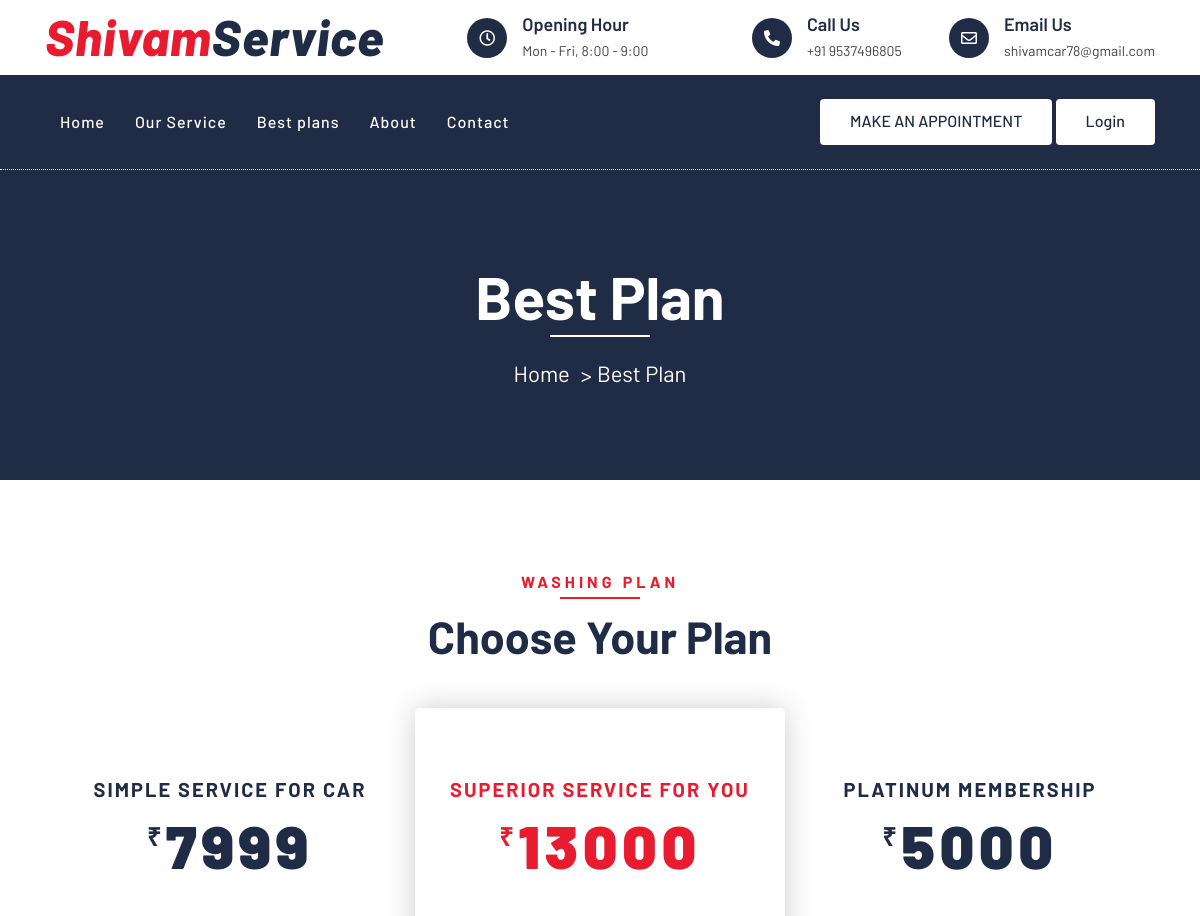
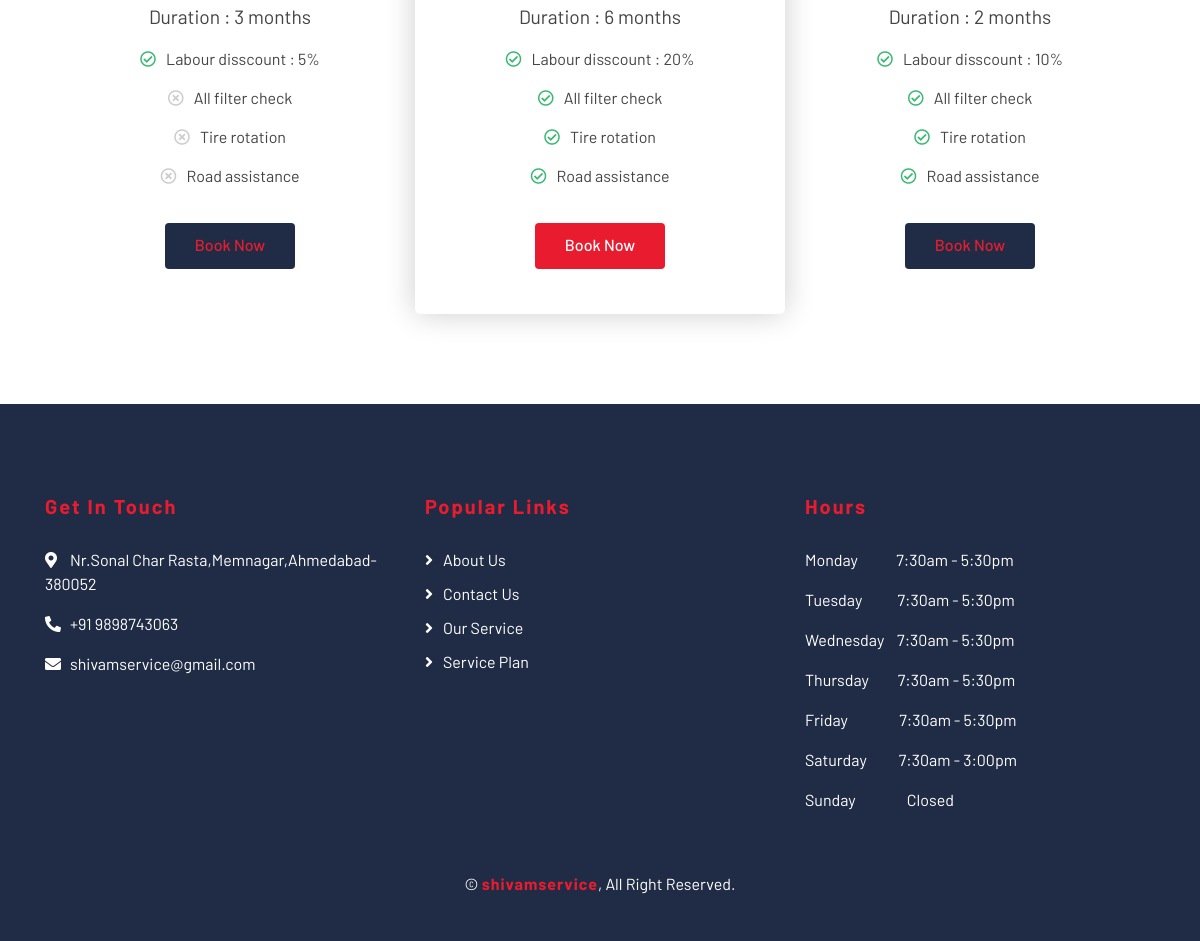
/bestplan.php, run on the app's committed database (2 pictures, top to bottom).
### tables this page shows
CREATE TABLE `membership_details` (
  `mem_details_id` int(5) NOT NULL,
  `mem_duration` int(2) NOT NULL,
  `mem_desc` varchar(100) NOT NULL,
  `Labour_discount` float NOT NULL,
  `all_filter_check` int(1) NOT NULL,
  `tire_rotation` int(1) NOT NULL,
  `no_road_assist` int(1) NOT NULL,
  `price` int(4) NOT NULL,
  `mem_name` varchar(255) DEFAULT NULL
);

### bestplan.php (the view)
<!DOCTYPE html>
<html lang="en">
<body>
    <?php require "top.php" ?>
    <div class="page-header">
        <div class="container">
            <div class="row">
                <div class="col-12">
                    <h2>Best Plan</h2>
                </div>
                <div class="col-12">
                    <a href="">Home</a>
                    <a href="">Best Plan</a>
                </div>
            </div>
        </div>
    </div>
    <div class="price">
        <div class="container">
            <div class="section-header text-center">
                <p>Washing Plan</p>
                <h2>Choose Your Plan</h2>
            </div>
            <div class="row">
                <?php
                $hilight_class = "featured-item";
                $cont = 1;
                $yes_class = "fa-check-circle";
                $no_class = "fa-times-circle";
                $select_mem = "SELECT * FROM membership_details ";
                $res = mysqli_query($con, $select_mem)  or die("quary failed:select_mem");
                if (mysqli_num_rows($res) > 0) {
                    while ($row =  mysqli_fetch_array($res)) {
                ?>
                        <div class="col-md-4">
                            <div class="price-item <?php if ($cont == 2) echo $hilight_class; ?>">
                                <br>
                                <div class="price-header">
                                    <h3>
                                        <?php $cont++;
                                        echo $row['mem_name']; ?>
                                    </h3>
                                    <h2><span>₹</span><strong>
                                            <?php echo $row['price']; ?>
                                        </strong></h2>
                                </div>
                                <div class="price-body">
                                    <ul>
                                        <li style="font-size: larger;">Duration :
                                            <?php echo $row['mem_duration']; ?> months
                                        </li>
                                        <li><i class="far fa-check-circle"></i>Labour disscount :
                                            <?php echo $row['Labour_discount'];  ?>%
                                        </li>
                                        <li><i class="far <?php if ($row['all_filter_check'] == 1) {
                                                                echo $yes_class;
                                                            } else {
                                                                echo $no_class;
                                                            } ?> "></i>All filter check</li>
                                        <li><i class="far <?php if ($row['tire_rotation'] == 1) {
                                                                echo $yes_class;
                                                            } else {
                                                                echo $no_class;
                                                            } ?>"></i>Tire rotation</li>
                                        <li><i class="far <?php if ($row['no_road_assist'] == 1) {
                                                                echo $yes_class;
                                                            } else {
                                                                echo $no_class;
                                                            } ?>"></i>Road assistance</li>
                                    </ul>
                                </div>
                                <div class="price-footer">
                                    <a class="btn btn-custom" href="payment.php?mid=<?php echo $row['mem_details_id'] ?>&purchase=1&mem_duration=<?php echo $row['mem_duration']; ?>&price=<?php echo $row['price']; ?>">Book Now</a>
                                </div>
                            </div>
                        </div>
                <?php
                    }
                }
                ?>
            </div>
        </div>
    </div>
    <?php require "foter.php" ?>

### css/style.css (style rules this page uses)
body { color: #444444; font-weight: 400; background: #ffffff; font-family: 'Barlow', sans-serif; overflow-x: hidden; }
h1, h2, h3, h4, h5, h6 { color: #202C45; }
a { color: #202C45; transition: .3s; }
.btn.btn-custom { padding: 10px 30px 12px 30px; text-align: center; font-size: 16px; font-weight: 500; color: #ffffff; background: #E81C2E; border: none; box-shadow: inset 0 0 0 0 #202C45; transition: ease-out 0.5s; -webkit-transition: ease-out 0.5s; -moz-transition: ease-out 0.5s; }
.page-header { position: relative; margin-bottom: 45px; padding: 90px 0; text-align: center; background: #202C45; border-top: 1px dotted #ffffff; }
.page-header h2 { position: relative; color: #ffffff; font-size: 60px; font-weight: 700; margin-bottom: 20px; padding-bottom: 5px; }
.page-header h2::after { position: absolute; content: ""; width: 100px; height: 2px; left: calc(50% - 50px); bottom: 0; background: #ffffff; }
.page-header a { position: relative; padding: 0 12px; font-size: 22px; color: #ffffff; }
.page-header a::after { position: absolute; content: ">"; width: 8px; height: 8px; top: -2px; right: -7px; text-align: center; color: #ffffff; }
.page-header a:last-child::after { display: none; }
.section-header { position: relative; width: 100%; max-width: 700px; margin: 0 auto 45px auto; }
.section-header p { display: inline-block; margin-bottom: 10px; padding-bottom: 5px; position: relative; font-size: 16px; font-weight: 700; letter-spacing: 4px; text-transform: uppercase; color: #E81C2E; }
.section-header p::after { position: absolute; content: ""; width: 50%; height: 2px; left: 25%; bottom: 0; background: #E81C2E; }
.section-header h2 { margin: 0; font-size: 45px; font-weight: 700; text-transform: capitalize; }
.price { position: relative; width: 100%; padding: 45px 0 15px 0; }
.price .row { padding: 0 15px; }
.price .col-md-4 { padding: 0; }
.price .price-item { position: relative; margin-bottom: 30px; background: #ffffff; border-radius: 5px; text-align: center; }
.price .featured-item { box-shadow: 0 0 30px rgba(0, 0, 0, .2); z-index: 1; }
.price .price-header { padding: 45px 0 30px 0; }
.price .price-header h3 { font-size: 20px; font-weight: 700; letter-spacing: 2px; text-transform: uppercase; }
.price .price-header h2 { display: flex; align-items: flex-start; justify-content: center; font-size: 60px; font-weight: 700; letter-spacing: 5px; }
.price .price-header h2 span { font-size: 25px; line-height: 55px; }
.price .price-item.featured-item h2, .price .price-item.featured-item h3 { color: #E81C2E; }
.price .price-body { padding: 0 0 20px 0; }
.price .price-body ul { margin: 0; padding: 0; list-style: none; }
.price .price-body ul li { padding: 0 0 15px 0; }
.price .price-body ul li i { margin-right: 10px; }
.price .price-body ul li i.fa-check-circle { color: #39B972; }
.price .price-body ul li i.fa-times-circle { color: #cccccc; }
.price .price-item .price-footer { padding-bottom: 45px; }
.price .price-item .price-footer .btn.btn-custom { color: #E81C2E; background: #202C45; box-shadow: inset 0 0 0 0 #E81C2E; }
.price .price-item.featured-item .price-footer .btn.btn-custom { color: #ffffff; background: #E81C2E; box-shadow: inset 0 0 0 0 #202C45; }

### data on the page
membership_details: mem_name "SIMPLE SERVICE FOR CAR", price "7999", mem_duration "3", Labour_discount "5", all_filter_check 0 (drawn), tire_rotation 0 (drawn), no_road_assist 0 (drawn)
membership_details: mem_name "SUPERIOR SERVICE FOR YOU", price "13000", mem_duration "6", Labour_discount "20", all_filter_check 1 (drawn), tire_rotation 1 (drawn), no_road_assist 1 (drawn)
membership_details: mem_name "PLATINUM MEMBERSHIP", price "5000", mem_duration "2", Labour_discount "10", all_filter_check 1 (drawn), tire_rotation 1 (drawn), no_road_assist 1 (drawn)
